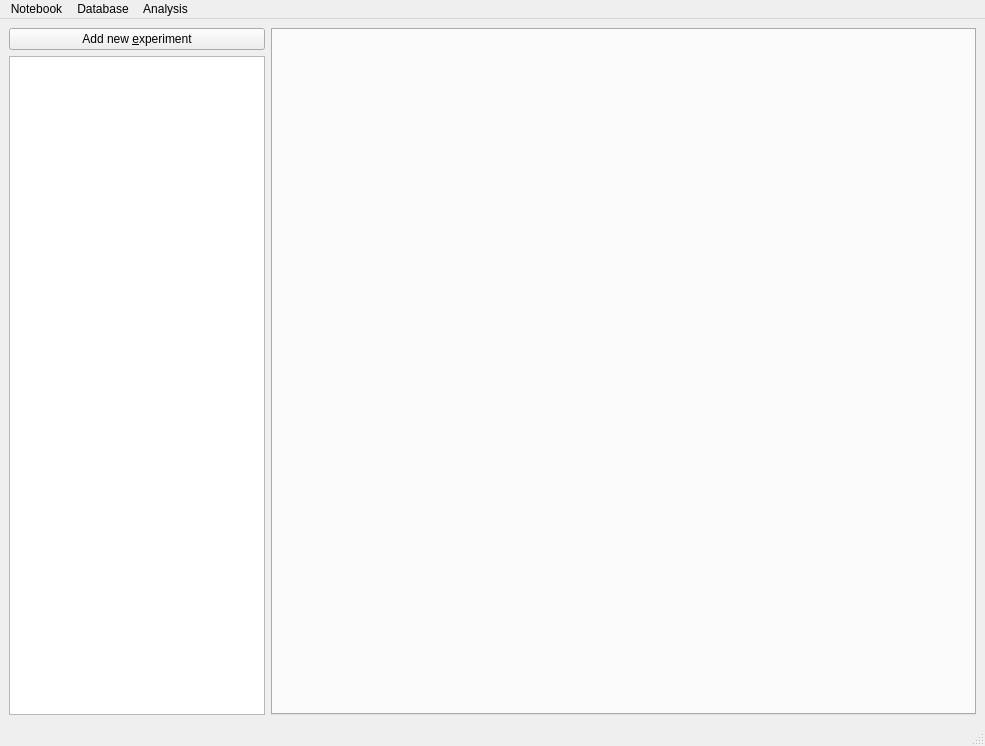
<?xml version="1.0" encoding="UTF-8"?>
<ui version="4.0">
 <class>MainWindow</class>
 <widget class="QMainWindow" name="MainWindow">
  <property name="geometry">
   <rect>
    <x>0</x>
    <y>0</y>
    <width>985</width>
    <height>746</height>
   </rect>
  </property>
  <property name="windowTitle">
   <string>ALT Lab Book</string>
  </property>
  <widget class="QWidget" name="centralwidget">
   <layout class="QGridLayout" name="gridLayout" columnstretch="0,1">
    <item row="0" column="0">
     <widget class="QPushButton" name="addNewExpButton">
      <property name="text">
       <string>Add new &amp;experiment</string>
      </property>
     </widget>
    </item>
    <item row="0" column="1" rowspan="2">
     <widget class="QTabWidget" name="expTab">
      <property name="currentIndex">
       <number>-1</number>
      </property>
     </widget>
    </item>
    <item row="1" column="0">
     <widget class="QListView" name="expList"/>
    </item>
   </layout>
  </widget>
  <widget class="QMenuBar" name="menubar">
   <property name="geometry">
    <rect>
     <x>0</x>
     <y>0</y>
     <width>985</width>
     <height>20</height>
    </rect>
   </property>
   <widget class="QMenu" name="menuFile">
    <property name="title">
     <string>Notebook</string>
    </property>
    <addaction name="newLabBookAc"/>
    <addaction name="loadLabBookAc"/>
    <addaction name="resetDefaultLabBookAc"/>
    <addaction name="viewLabBookAc"/>
    <addaction name="actionExport"/>
   </widget>
   <widget class="QMenu" name="menuDAtabase">
    <property name="title">
     <string>Database</string>
    </property>
    <addaction name="addNewDatabaseAc"/>
    <addaction name="loadDatabaseAc"/>
    <addaction name="viewDatabaseAc"/>
    <addaction name="resetDatabaseAc"/>
   </widget>
   <widget class="QMenu" name="menuAnalysis">
    <property name="title">
     <string>Analysis</string>
    </property>
    <addaction name="manageAnalysisAc"/>
   </widget>
   <addaction name="menuFile"/>
   <addaction name="menuDAtabase"/>
   <addaction name="menuAnalysis"/>
  </widget>
  <widget class="QStatusBar" name="statusbar"/>
  <action name="newLabBookAc">
   <property name="text">
    <string>&amp;New lab notebook</string>
   </property>
  </action>
  <action name="loadLabBookAc">
   <property name="text">
    <string>&amp;Load lab notebook</string>
   </property>
  </action>
  <action name="loadDatabaseAc">
   <property name="text">
    <string>&amp;Load database</string>
   </property>
  </action>
  <action name="viewDatabaseAc">
   <property name="text">
    <string>&amp;View database</string>
   </property>
  </action>
  <action name="addNewDatabaseAc">
   <property name="text">
    <string>&amp;New database</string>
   </property>
  </action>
  <action name="setDefaultLabBookAc">
   <property name="text">
    <string>&amp;Set default lab notebook</string>
   </property>
  </action>
  <action name="resetDefaultLabBookAc">
   <property name="text">
    <string>&amp;Reset default lab notebook</string>
   </property>
  </action>
  <action name="setDatabaseAc">
   <property name="text">
    <string>&amp;Set default database</string>
   </property>
  </action>
  <action name="resetDatabaseAc">
   <property name="text">
    <string>&amp;Reset default database</string>
   </property>
  </action>
  <action name="viewLabBookAc">
   <property name="text">
    <string>&amp;View Lab notebook</string>
   </property>
  </action>
  <action name="manageAnalysisAc">
   <property name="text">
    <string>&amp;Manage analysis</string>
   </property>
  </action>
  <action name="exponantAc">
   <property name="text">
    <string>Exponant</string>
   </property>
  </action>
  <action name="subscriptAc">
   <property name="text">
    <string>Subscript</string>
   </property>
  </action>
  <action name="boldAc">
   <property name="text">
    <string>Bold</string>
   </property>
  </action>
  <action name="underlineAc">
   <property name="text">
    <string>Underline</string>
   </property>
  </action>
  <action name="italicAc">
   <property name="text">
    <string>Italic</string>
   </property>
  </action>
  <action name="actionExport">
   <property name="text">
    <string>&amp;Export</string>
   </property>
  </action>
 </widget>
 <tabstops>
  <tabstop>addNewExpButton</tabstop>
  <tabstop>expTab</tabstop>
 </tabstops>
 <resources/>
 <connections/>
</ui>
